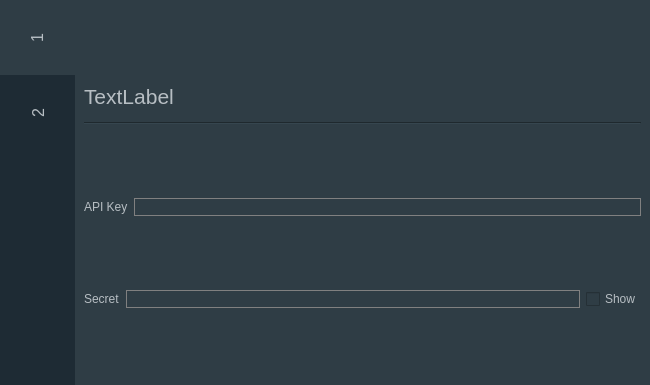
<?xml version="1.0" encoding="UTF-8"?>
<ui version="4.0">
 <class>SettingsDialog</class>
 <widget class="QDialog" name="SettingsDialog">
  <property name="geometry">
   <rect>
    <x>0</x>
    <y>0</y>
    <width>650</width>
    <height>385</height>
   </rect>
  </property>
  <property name="minimumSize">
   <size>
    <width>400</width>
    <height>300</height>
   </size>
  </property>
  <property name="windowTitle">
   <string>Dialog</string>
  </property>
  <property name="styleSheet">
   <string notr="true">QWidget {background-color:rgb(30, 43, 52);  color: rgb(183,190,195);} QLineEdit{border:1px solid gray; padding: 0 5px; font:12px} QPushButton{background-color: rgb(137,145,152); border-style: none; font: 16px} QPushButton:pressed{ background-color: rgb(30, 43, 52);}</string>
  </property>
  <layout class="QGridLayout" name="gridLayout">
   <property name="leftMargin">
    <number>0</number>
   </property>
   <property name="topMargin">
    <number>0</number>
   </property>
   <property name="rightMargin">
    <number>0</number>
   </property>
   <property name="bottomMargin">
    <number>0</number>
   </property>
   <item row="0" column="0">
    <widget class="QTabWidget" name="tabWidget">
     <property name="styleSheet">
      <string notr="true">QWidget {background-color: rgb(47, 61, 69); color: rgb(183,190,195);} 
QLineEdit{
	border:1px solid gray; 
	padding: 0 5px; 
	font:12px;}
QPushButton{
	background-color: rgb(137,145,152); 
	border-style: none; font: 16px;} 
QPushButton:pressed{ 
	background-color: rgb(30, 43, 52);}
QTabWidget::tab{
	background-color: rgb(47, 61, 69);} QTabWidget::pane{border:0px;} 
QTabBar::tab {
	min-width: 75px; 
	min-height: 75px; 
	font: 16px;} 
QTabBar::tab:selected {background-color: rgb(47, 61, 69);} QTabBar::tab:!selected {background-color: rgb(30, 43, 52);} QTabWidget::tab-bar {color: rgb(183,190,195);}</string>
     </property>
     <property name="tabPosition">
      <enum>QTabWidget::West</enum>
     </property>
     <property name="tabShape">
      <enum>QTabWidget::Rounded</enum>
     </property>
     <property name="currentIndex">
      <number>0</number>
     </property>
     <widget class="QWidget" name="tab">
      <attribute name="title">
       <string>1</string>
      </attribute>
      <layout class="QVBoxLayout" name="verticalLayout">
       <item>
        <layout class="QVBoxLayout" name="verticalLayout_2">
         <item>
          <widget class="QLabel" name="label_3">
           <property name="maximumSize">
            <size>
             <width>16777215</width>
             <height>40</height>
            </size>
           </property>
           <property name="font">
            <font>
             <pointsize>16</pointsize>
            </font>
           </property>
           <property name="text">
            <string>TextLabel</string>
           </property>
          </widget>
         </item>
         <item>
          <widget class="Line" name="line">
           <property name="orientation">
            <enum>Qt::Horizontal</enum>
           </property>
          </widget>
         </item>
        </layout>
       </item>
       <item>
        <layout class="QHBoxLayout" name="horizontalLayout">
         <item>
          <widget class="QLabel" name="label">
           <property name="text">
            <string>API Key</string>
           </property>
          </widget>
         </item>
         <item>
          <widget class="QLineEdit" name="lineEdit"/>
         </item>
        </layout>
       </item>
       <item>
        <layout class="QHBoxLayout" name="horizontalLayout_2">
         <item>
          <widget class="QLabel" name="label_2">
           <property name="text">
            <string>Secret</string>
           </property>
          </widget>
         </item>
         <item>
          <widget class="QLineEdit" name="lineEdit_2"/>
         </item>
         <item>
          <widget class="QCheckBox" name="checkBox">
           <property name="text">
            <string>Show</string>
           </property>
          </widget>
         </item>
        </layout>
       </item>
      </layout>
     </widget>
     <widget class="QWidget" name="tab_2">
      <attribute name="title">
       <string>2</string>
      </attribute>
      <layout class="QVBoxLayout" name="verticalLayout_3">
       <item>
        <layout class="QVBoxLayout" name="verticalLayout_4">
         <item>
          <widget class="QLabel" name="label_4">
           <property name="maximumSize">
            <size>
             <width>16777215</width>
             <height>40</height>
            </size>
           </property>
           <property name="font">
            <font>
             <pointsize>16</pointsize>
            </font>
           </property>
           <property name="text">
            <string>TextLabel</string>
           </property>
          </widget>
         </item>
         <item>
          <widget class="Line" name="line_2">
           <property name="orientation">
            <enum>Qt::Horizontal</enum>
           </property>
          </widget>
         </item>
         <item>
          <widget class="QLabel" name="label_5">
           <property name="text">
            <string>TextLabel</string>
           </property>
          </widget>
         </item>
        </layout>
       </item>
      </layout>
     </widget>
    </widget>
   </item>
  </layout>
 </widget>
 <resources/>
 <connections/>
</ui>
